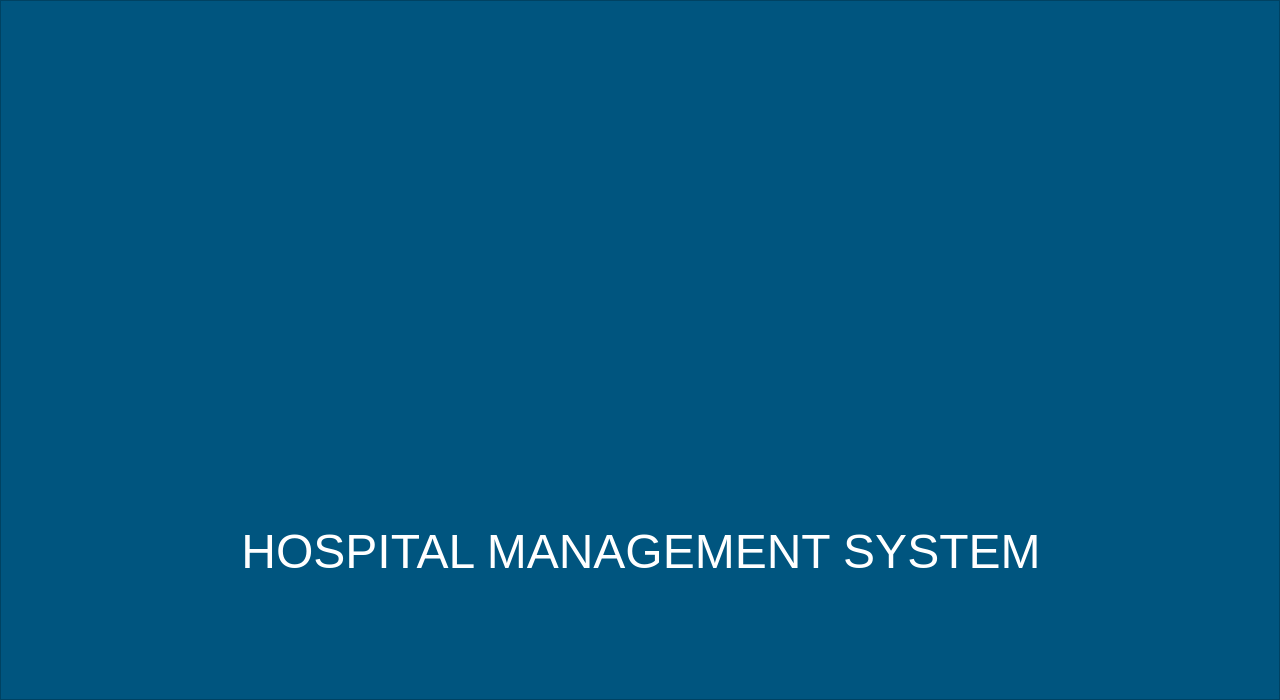
<?xml version="1.0" encoding="UTF-8"?>
<ui version="4.0">
 <class>MainWindow</class>
 <widget class="QMainWindow" name="MainWindow">
  <property name="geometry">
   <rect>
    <x>0</x>
    <y>0</y>
    <width>1280</width>
    <height>700</height>
   </rect>
  </property>
  <property name="windowTitle">
   <string>MainWindow</string>
  </property>
  <widget class="QWidget" name="centralwidget">
   <layout class="QVBoxLayout" name="verticalLayout_2">
    <property name="leftMargin">
     <number>0</number>
    </property>
    <property name="topMargin">
     <number>0</number>
    </property>
    <property name="rightMargin">
     <number>0</number>
    </property>
    <property name="bottomMargin">
     <number>0</number>
    </property>
    <item>
     <widget class="QFrame" name="header_frame">
      <property name="sizePolicy">
       <sizepolicy hsizetype="Preferred" vsizetype="Preferred">
        <horstretch>0</horstretch>
        <verstretch>0</verstretch>
       </sizepolicy>
      </property>
      <property name="minimumSize">
       <size>
        <width>1280</width>
        <height>100</height>
       </size>
      </property>
      <property name="maximumSize">
       <size>
        <width>16777215</width>
        <height>16777215</height>
       </size>
      </property>
      <property name="styleSheet">
       <string notr="true">background-color:rgb(0, 85, 127);</string>
      </property>
      <property name="frameShape">
       <enum>QFrame::StyledPanel</enum>
      </property>
      <property name="frameShadow">
       <enum>QFrame::Raised</enum>
      </property>
      <layout class="QVBoxLayout" name="verticalLayout_3">
       <property name="sizeConstraint">
        <enum>QLayout::SetDefaultConstraint</enum>
       </property>
       <property name="leftMargin">
        <number>0</number>
       </property>
       <property name="topMargin">
        <number>0</number>
       </property>
       <property name="rightMargin">
        <number>0</number>
       </property>
       <property name="bottomMargin">
        <number>0</number>
       </property>
       <item>
        <widget class="QFrame" name="title_frame">
         <property name="minimumSize">
          <size>
           <width>1280</width>
           <height>0</height>
          </size>
         </property>
         <property name="font">
          <font>
           <pointsize>42</pointsize>
          </font>
         </property>
         <property name="styleSheet">
          <string notr="true">background-color:transparent;</string>
         </property>
         <property name="frameShape">
          <enum>QFrame::StyledPanel</enum>
         </property>
         <property name="frameShadow">
          <enum>QFrame::Raised</enum>
         </property>
         <layout class="QVBoxLayout" name="verticalLayout">
          <item>
           <widget class="QFrame" name="logo_frame">
            <property name="minimumSize">
             <size>
              <width>80</width>
              <height>50</height>
             </size>
            </property>
            <property name="maximumSize">
             <size>
              <width>16777215</width>
              <height>16777215</height>
             </size>
            </property>
            <property name="styleSheet">
             <string notr="true">background-color:transparent;
margin-top:6px;
margin-bottom:0px;</string>
            </property>
            <property name="frameShape">
             <enum>QFrame::StyledPanel</enum>
            </property>
            <property name="frameShadow">
             <enum>QFrame::Raised</enum>
            </property>
            <layout class="QVBoxLayout" name="verticalLayout_4">
             <property name="spacing">
              <number>0</number>
             </property>
             <property name="topMargin">
              <number>25</number>
             </property>
             <property name="bottomMargin">
              <number>25</number>
             </property>
             <item alignment="Qt::AlignHCenter">
              <widget class="QLabel" name="backBtn">
               <property name="maximumSize">
                <size>
                 <width>250</width>
                 <height>300</height>
                </size>
               </property>
               <property name="cursor">
                <cursorShape>PointingHandCursor</cursorShape>
               </property>
               <property name="styleSheet">
                <string notr="true"/>
               </property>
               <property name="text">
                <string/>
               </property>
               <property name="pixmap">
                <pixmap resource="../assets/resources.qrc">:/reosurces_logo/caduceus-svgrepo-com.svg</pixmap>
               </property>
               <property name="scaledContents">
                <bool>true</bool>
               </property>
               <property name="alignment">
                <set>Qt::AlignCenter</set>
               </property>
              </widget>
             </item>
             <item>
              <widget class="QLabel" name="title_label">
               <property name="minimumSize">
                <size>
                 <width>800</width>
                 <height>0</height>
                </size>
               </property>
               <property name="maximumSize">
                <size>
                 <width>16777215</width>
                 <height>50</height>
                </size>
               </property>
               <property name="font">
                <font>
                 <pointsize>36</pointsize>
                </font>
               </property>
               <property name="styleSheet">
                <string notr="true">color:#fff;</string>
               </property>
               <property name="text">
                <string>HOSPITAL MANAGEMENT SYSTEM</string>
               </property>
               <property name="alignment">
                <set>Qt::AlignCenter</set>
               </property>
               <property name="margin">
                <number>0</number>
               </property>
              </widget>
             </item>
            </layout>
           </widget>
          </item>
         </layout>
        </widget>
       </item>
      </layout>
     </widget>
    </item>
   </layout>
  </widget>
 </widget>
 <resources>
  <include location="../assets/resources.qrc"/>
 </resources>
 <connections/>
</ui>
